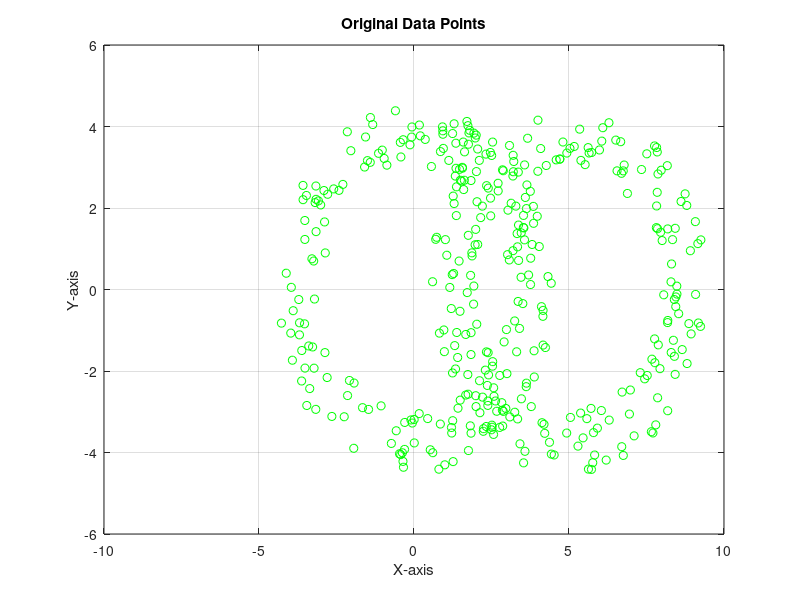

Write the MATLAB code that produced this figure. (Note: this script raises an error after producing the figure.)
clc; close all; clear;
% d = 2;
% k = 3;
% n = 400;
% [data,label] = kmeansRnd(d,k,n);
data = dlmread('test1_data.txt');
% label = dlmread('test2_ground.txt');
% ll = ones(400,1);
% label = label + ll;
% plotClass(data', label');
% figure(1),plot(data(1,:), data(2,:),'greeno'), xlabel('X-axis'), ylabel('Y-axis'), title('Original Data Points');
figure(1);
plot(data(:,1), data(:,2),'greeno'), xlabel('X-axis'), ylabel('Y-axis'), title('Original Data Points');

grid on;shg
hold on;
data = data';

m=2; 
mu = kseeds(data, m);
mu
plot(mu(1,:),mu(2,:),'kx','MarkerSize',9,'LineWidth',3);
saveas(gcf,'1.jpeg');
[label, mu, energy] = kmeans(data, m);


